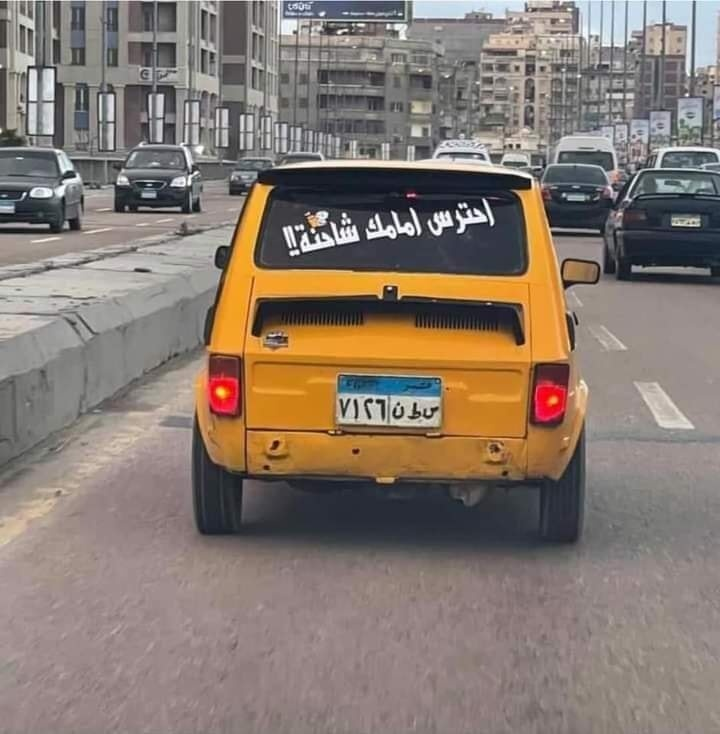
#> input picture Production/Submission Testcases/0001.jpg, 720 x 734 px, found by its file name
$ jupyter execute --allow-errors POC_11.ipynb   (older library calls are emulated)
#> lines starting #> are read from the running program, lines starting #| are printed output that depends on the picture; after the words box and inside, x2 and y2 are one past the last pixel; in counts of white or black regions, pixels touching at a corner belong together; long printed decimals are rounded
### commonfunctions.py


import skimage.io as io
import matplotlib.pyplot as plt
import numpy as np
from skimage.exposure import histogram
from matplotlib.pyplot import bar
from skimage.color import rgb2gray, rgb2hsv

# Convolution:
from scipy.signal import convolve2d
from scipy import fftpack
import math

from skimage.util import random_noise
from skimage.filters import median
from skimage.feature import canny
from skimage.measure import label
from skimage.color import label2rgb


# Edges
from skimage.filters import sobel_h, sobel, sobel_v, roberts, prewitt

# Show the figures / plots inside the notebook


# [26 lines left out: functions show_images, showHist, not called in this run]

# Show the figures / plots inside the notebook


def show_images(images, titles=None):
    # This function is used to show image(s) with titles by sending an array of images and an array of associated titles.
    # images[0] will be drawn with the title titles[0] if exists
    # You aren't required to understand this function, use it as-is.
    n_ims = len(images)
    if titles is None:
        titles = ['(%d)' % i for i in range(1, n_ims + 1)]
    fig = plt.figure()
    n = 1
    for image, title in zip(images, titles):
        a = fig.add_subplot(1, n_ims, n)
        if image.ndim == 2:
            plt.gray()
        plt.imshow(image)
        a.set_title(title)
        n += 1
    fig.set_size_inches(np.array(fig.get_size_inches()) * n_ims)
    plt.show()

### POC_11.ipynb
[cell 1]
import cv2
import numpy as np
from commonfunctions import *
import imutils

[cell 2]
def unsharp_mask(image, sigma=1.0, strength=1.5):
    # Apply Gaussian blur
    blurred = cv2.GaussianBlur(image, (0, 0), sigma)
    # Subtract the blurred image from the original
    sharpened = cv2.addWeighted(image, 1.0 + strength, blurred, -strength, 0)
    return sharpened

[cell 3]
img = cv2.imread('Results3/0001.jpg', cv2.IMREAD_COLOR)
#> img is the input picture: shape (734, 720, 3); mean B, G, R 112.4, 122, 135.5

img_original = img.copy()
gray = cv2.cvtColor(img, cv2.COLOR_BGR2GRAY)
image_copy = gray.copy()

img_threshold = cv2.threshold(gray, 0, 255, cv2.THRESH_BINARY + cv2.THRESH_OTSU)[1]
#> img_threshold: shape (734, 720); 73.8% white; 671 black regions (481 under 20 px), largest, box (x1, y1, x2, y2) and area: (192, 352, 602, 567) 37921, (83, 148, 531, 376) 29932, (541, 155, 720, 287) 13345

img_threshold = cv2.erode(img_threshold, np.ones((6, 6), np.uint8), iterations=1)
#> img_threshold: shape (734, 720); 57.8% white; 62 black regions, largest, box (x1, y1, x2, y2) and area: (0, 0, 720, 570) 190269, (243, 276, 528, 352) 11064, (281, 0, 507, 39) 5168
img_threshold = cv2.dilate(img_threshold, np.ones((1, 20), np.uint8), iterations=1)
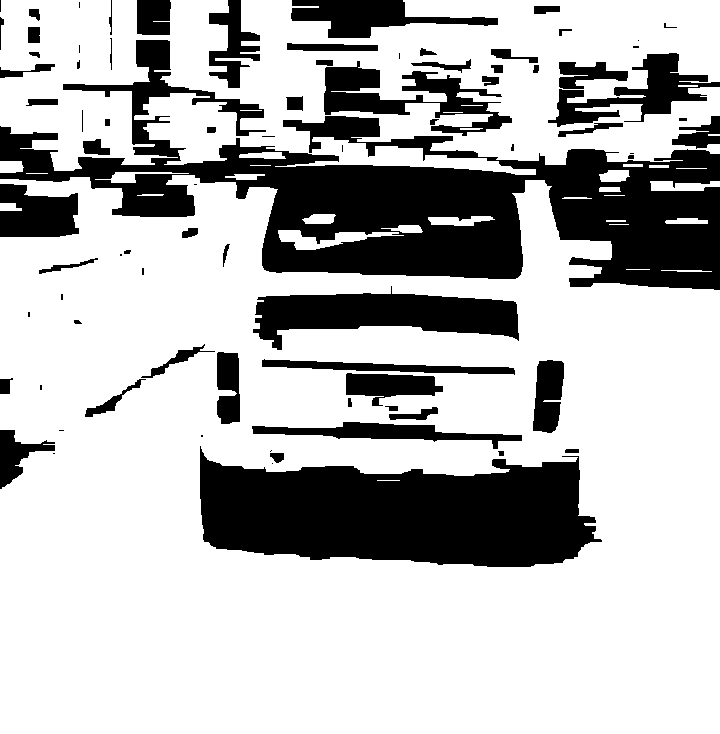
#> img_threshold: shape (734, 720); 72.8% white; 81 black regions (21 under 20 px)

contours, _ = cv2.findContours(img_threshold, cv2.RETR_EXTERNAL, cv2.CHAIN_APPROX_SIMPLE)
#> contours = 30 contours, 10 with area under 20; largest, box (x1, y1, x2, y2) and area: (0, 175, 720, 734) 349328, (0, 0, 720, 175) 90988, (278, 230, 404, 250) 916, (650, 181, 720, 191) 454, (428, 216, 495, 226) 375
max_contour = max(contours, key=cv2.contourArea)
#> max_contour = contour of 375 points, box (x1, y1, x2, y2) (0, 175, 720, 734), area 349328
x, y, w, h = cv2.boundingRect(max_contour)
#> x = 0; y = 175; w = 720; h = 559

aspect_ratio = w / h
#> aspect_ratio = 1.29
print(aspect_ratio)
#| 1.288
mask_found = True
# [10 lines of commented-out code are left out]
show_images([img], ['masked_image'])
#> in show_images, `n_ims = len(images)`: n_ims = 1
#> the loop in show_images, `for image, title in zip(images, titles):` made 1 pass
#> (title, n) on pass 1: ('masked_image', 2)
#> after the loop in show_images, `for image, title in zip(images, titles):`: n = 2

img = cv2.resize(img, (600, 400))
#> img: shape (400, 600, 3)
gray = cv2.resize(gray, (600, 400))
#> gray: shape (400, 600)
# [6 lines of commented-out code are left out]
sharp = unsharp_mask(gray, 10, 5)
show_images([img,gray,sharp], ['img','gray','sharp'])
#> the loop in show_images (call 2), `for image, title in zip(images, titles):` made 3 passes
img = unsharp_mask(img, 10, 5)
show_images([img], ['shap colored'])

[cell 4]
template = cv2.imread('template.jpg', cv2.IMREAD_GRAYSCALE)
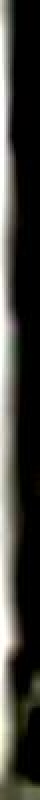
#> input picture template.jpg, 20 x 400 px (shown 2 times larger)
#> template: shape (400, 20); min 0, max 255, mean 63.3
result = cv2.matchTemplate(gray, template, cv2.TM_CCOEFF_NORMED)

threshold = 0.7
locations = np.where(result >= threshold)  # Get all positions with a match score above the threshold
#> locations = (empty array, empty array)
template_height, template_width = template.shape[:2]
#> template_height = 400; template_width = 20
img_cpy = img.copy()
# Draw rectangles around all matches
for pt in zip(*locations[::-1]):  # Switch x and y positions
    bottom_right = (pt[0] + template_width, pt[1] + template_height)
    cv2.rectangle(img_cpy, pt, bottom_right, (0, 255, 0), 2)
#> this loop made 0 passes
show_images([img_cpy], ['img_cpy'])

[cell 5]
def reduce_colors(img, n):
    Z = img.reshape((-1,3))

    # convert to np.float32
    Z = np.float32(Z)

    # define criteria, number of clusters(K) and apply kmeans()
    criteria = (cv2.TERM_CRITERIA_EPS + cv2.TERM_CRITERIA_MAX_ITER, 10, 1.0)
    K = n
    ret,label,center=cv2.kmeans(Z,K,None,criteria,10,cv2.KMEANS_RANDOM_CENTERS)

    # Now convert back into uint8, and make original image
    center = np.uint8(center)
    res = center[label.flatten()]
    res2 = res.reshape((img.shape))

    return res2

[cell 6]
def clean_image(img):
    gray_img = cv2.cvtColor(img, cv2.COLOR_BGR2GRAY)

    resized_img = cv2.resize(gray_img, (600, 400))

    resized_img = cv2.GaussianBlur(resized_img,(5,5),0)
    # show_images([resized_img], ['resized_img'])

    equalized_img = cv2.equalizeHist(resized_img)
    # show_images([equalized_img], ['equalized_img'])


    reduced = cv2.cvtColor(reduce_colors(cv2.cvtColor(equalized_img, cv2.COLOR_GRAY2BGR), 8), cv2.COLOR_BGR2GRAY)
    # show_images([reduced], ['reduced'])

    ret, mask = cv2.threshold(reduced, 64, 255, cv2.THRESH_BINARY)
    # show_images([mask], ['mask'])

    kernel = cv2.getStructuringElement(cv2.MORPH_RECT, (3, 3))


    mask = cv2.erode(mask, kernel, iterations = 1)
    # show_images([mask], ['mask'])

    return mask

[cell 7]
show_images([img], ['img'])
img_reduced = reduce_colors(img, 8)
#> in reduce_colors, `criteria = (cv2.TERM_CRITERIA_EPS + cv2.TERM_CRITERIA_MAX_ITER, 10, 1.0)`: criteria = (3, 10, 1)
#> in reduce_colors, `ret,label,center=cv2.kmeans(Z,K,None,criteria,10,cv2.KMEANS_RANDOM_CEN..`: ret = 270256172; center = [[135.3, 136.9, 150.2], [122.8, 29.62, 8.82], [176.8, 181.2, 194.3], [88.59, 91.27, 97.38], [10.8, 4.67, 4.48], [245.9, 250.8, 250.6], [14.11, 119.3, 230.8], [39.76, 235.3, 254.4]]
#> in reduce_colors, `center = np.uint8(center)`: center = [[135, 136, 150], [122, 29, 8], [176, 181, 194], [88, 91, 97], [10, 4, 4], [245, 250, 250], [14, 119, 230], [39, 235, 254]]
img_cleaned = clean_image(img_original)
#> in clean_image, `equalized_img = cv2.equalizeHist(resized_img)`:
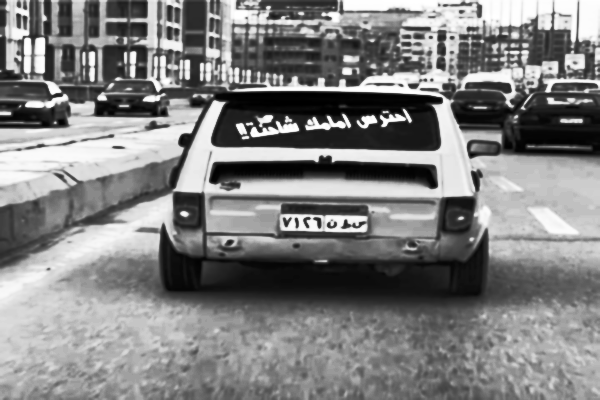
#> equalized_img: shape (400, 600); min 0, max 255, mean 128.8
#> in clean_image, `ret, mask = cv2.threshold(reduced, 64, 255, cv2.THRESH_BINARY)`: mask: shape (400, 600); 75.1% white; 223 black regions (118 under 20 px), largest, box (x1, y1, x2, y2) and area: (160, 192, 502, 309) 17277, (120, 55, 442, 205) 12241, (451, 89, 600, 158) 6991
#> in clean_image, `kernel = cv2.getStructuringElement(cv2.MORPH_RECT, (3, 3))`: kernel = [[1, 1, 1], [1, 1, 1], [1, 1, 1]]
#> in clean_image, `mask = cv2.erode(mask, kernel, iterations = 1)`: mask: shape (400, 600); 68.8% white; 165 black regions (35 under 20 px), largest, box (x1, y1, x2, y2) and area: (159, 191, 503, 310) 18824, (116, 54, 443, 206) 14622, (441, 77, 600, 159) 9221
#> (the rest of this cell did not finish here and is left out)

[cell 8]
img_reduced_gray = cv2.cvtColor(img_reduced, cv2.COLOR_BGR2GRAY)
show_images([img_reduced_gray], ['img_reduced_gray'])

[cell 9]
thresh = cv2.threshold(img_reduced_gray, 0, 255, cv2.THRESH_BINARY + cv2.THRESH_OTSU)[1]
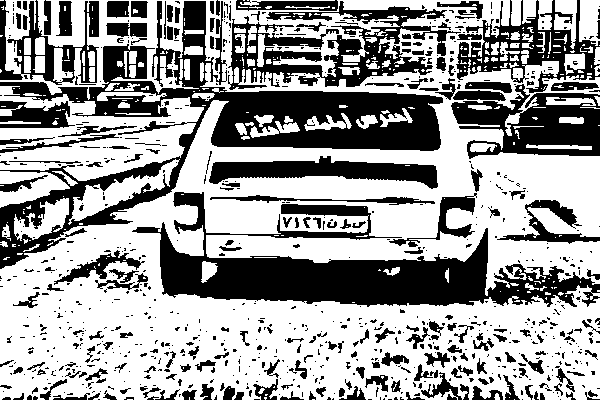
#> thresh: shape (400, 600); 61.5% white; 861 black regions (645 under 20 px), largest, box (x1, y1, x2, y2) and area: (0, 1, 443, 269) 23608, (132, 192, 600, 307) 19229, (228, 1, 461, 90) 7673
# thresh = img_cleaned
# show_images([thresh], ['thresh'])
thresh = cv2.bitwise_not(thresh)
show_images([thresh], ['thresh'])

[cell 10]
kernel_data = np.array([[0, 0, 1, 0, 0],
                        [0, 1, 1, 1, 0],
                        [1, 1, 1, 1, 1],
                        [0, 1, 1, 1, 0],
                        [0, 0, 1, 0, 0]], dtype=np.uint8)
eroded2 = cv2.erode(thresh, kernel_data, iterations=2)
#> eroded2: shape (400, 600); 10.1% white; 128 white regions (79 under 20 px), largest, box (x1, y1, x2, y2) and area: (164, 239, 484, 303) 10300, (215, 95, 437, 147) 6224, (213, 162, 434, 185) 1863
dilated2 = cv2.dilate(eroded2, kernel_data, iterations=1)
#> dilated2: shape (400, 600); 14.9% white; 104 white regions (13 under 20 px)
show_images([eroded2, dilated2], ["eroded2", "dilated2"])

[cell 11]
# [6 lines of commented-out code are left out]

[cell 12]
# get connected components and their stats
connectedComponents = cv2.connectedComponentsWithStats(
            dilated2, 8, cv2.CV_32S)
(numLabels, labels, stats, centroids) = connectedComponents
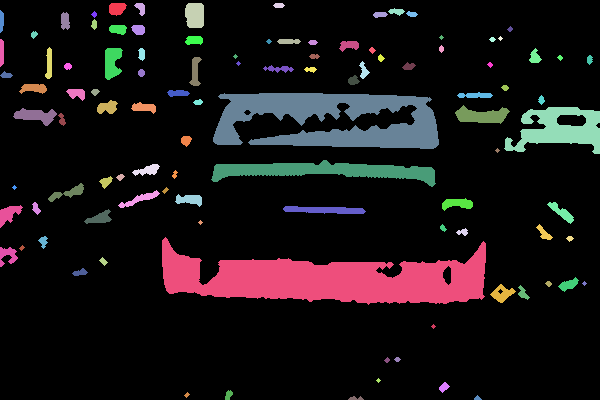
#> labels: shape (400, 600) int32; 105 distinct labels, from 0 to 104; one colour per label, 0 black
#> numLabels = 105; stats = 105 rows, first 6: [0, 0, 600, 400, 204227], [109, 3, 18, 13, 181], [134, 3, 11, 13, 86], [185, 3, 19, 25, 438], [273, 3, 12, 5, 48], [388, 8, 17, 8, 77]; centroids = 105 pairs, first value 1.29 to 589.3, second value 5 to 398
output = img.copy()

for i in range(1, numLabels):
    x = stats[i, cv2.CC_STAT_LEFT]
    y = stats[i, cv2.CC_STAT_TOP]
    w = stats[i, cv2.CC_STAT_WIDTH]
    h = stats[i, cv2.CC_STAT_HEIGHT]
    area = stats[i, cv2.CC_STAT_AREA]
    (cX, cY) = centroids[i]
    cv2.rectangle(output, (x, y), (x + w, y + h), (0, 255, 0), 3)
    cv2.circle(output, (int(cX), int(cY)), 4, (0, 0, 255), -1)
#> this loop made 104 passes
#> (x, y, w, h, area, cX, cY) on passes 1 to 12: (109, 3, 18, 13, 181, 116.6, 8.18), (134, 3, 11, 13, 86, 140.4, 7.84), (185, 3, 19, 25, 438, 194.5, 14.78), (273, 3, 12, 5, 48, 278.5, 5), (388, 8, 17, 8, 77, 396.2, 11.12), (0, 10, 4, 23, 76, 1.29, 20.66), (91, 11, 6, 7, 24, 93.88, 14), (406, 11, 12, 6, 48, 411.5, 13.71), (61, 12, 9, 18, 132, 64.73, 20.63), (373, 12, 15, 6, 68, 379.6, 14.18), (91, 19, 6, 11, 45, 93.87, 24.07), (109, 25, 18, 10, 142, 117.7, 28.88)
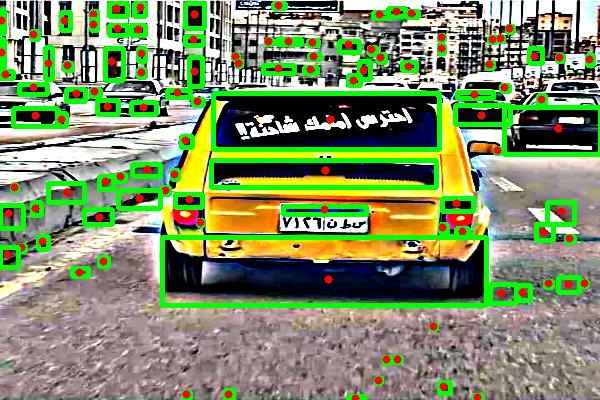
#> output: shape (400, 600, 3); mean B, G, R 100.3, 143.5, 125.9
show_images([output], ["output"])

[cell 13]
cnts = cv2.findContours(dilated2, cv2.RETR_EXTERNAL, cv2.CHAIN_APPROX_SIMPLE)
#> cnts = 104 contours, 23 with area under 20; largest, box (x1, y1, x2, y2) and area: (162, 237, 486, 305) 11747, (213, 93, 439, 149) 7716, (504, 107, 600, 154) 2586, (211, 160, 436, 187) 2563, (455, 105, 510, 124) 564
#use 8 connectivity
cnts = imutils.grab_contours(cnts)
img_copy = img.copy()

for c in cnts:
    (x, y, w, h) = cv2.boundingRect(c)
    # random color
    print(w*h)
    color = np.random.randint(0, 255, size=(3,)).tolist()
    cv2.rectangle(img_copy, (x, y), (x + w, y + h), color, 2)
#> this loop made 104 passes
#> (x, y, w, h, color) on passes 1, 4, 5, 7, 8, 10, 11, 13, 14, 15, 17, 19: (348, 396, 16, 4, [172, 47, 117]), (225, 390, 8, 10, [211, 21, 242]), (439, 382, 11, 11, [36, 87, 70]), (394, 357, 7, 5, [58, 193, 230]), (384, 357, 6, 6, [39, 87, 174]), (518, 285, 12, 15, [25, 77, 72]), (490, 284, 26, 19, [9, 148, 115]), (545, 281, 7, 6, [254, 79, 175]), (558, 277, 21, 15, [192, 82, 99]), (72, 268, 16, 8, [216, 177, 243]), (0, 247, 18, 20, [142, 167, 32]), (162, 237, 324, 68, [127, 32, 31])
#> (c, x, y, w, h, color) on passes 2, 3, 6, 9, 12, 16: ([[477, 395], [474, 398], [474, 399], [481, 399]], 474, 395, 8, 5, [192, 67, 251]), ([[187, 392], [184, 395], [186, 397], [189, 394]], 184, 392, 6, 6, [195, 103, 9]), ([[378, 378], [376, 380], [378, 382], [380, 380]], 376, 378, 5, 5, [216, 88, 140]), ([[433, 324], [431, 326], [433, 328], [435, 326]], 431, 324, 5, 5, [88, 81, 165]), ([[584, 281], [582, 283], [584, 285], [586, 283]], 582, 281, 5, 5, [208, 243, 197]), ([[102, 257], [99, 260], [104, 265], [107, 262]], 99, 257, 9, 9, [29, 147, 147])
#| 64
#| 40
#| 36
#| 80
#| 121
#| 25
#| 35
#| 36
#> (further printed lines are left out)
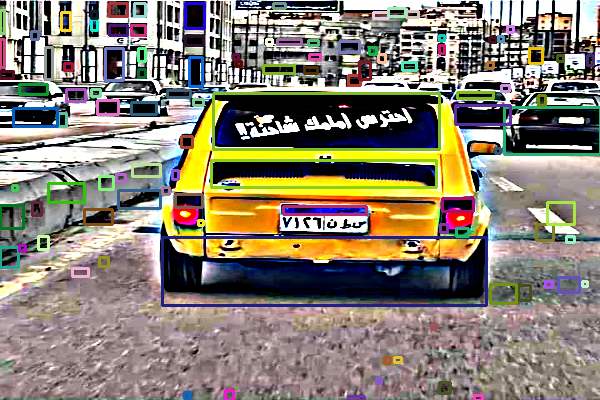
#> img_copy: shape (400, 600, 3); mean B, G, R 114.9, 128.1, 136.4
show_images([img_copy], ['contours'])

img_filled = np.zeros_like(img)
print(img_filled.shape)
#| (400, 600, 3)
for c in cnts:
    x, y, w, h = cv2.boundingRect(c)
    print(x,y,w,h)
    aspect_ratio = w/h
    area = w*h
    print(area, aspect_ratio)
    if 0 < aspect_ratio < 1.4 and 500 < area < 50000:
        cv2.rectangle(img_filled, (x,y), (x+w,y+h), (255,255,255), thickness=cv2.FILLED)
        print('filled')
    else:
        print('not filled')
#> this loop made 104 passes
#> c on passes 2, 3, 6, 9, 12, 16, 18, 25, 34, 35, 42: [[477, 395], [474, 398], [474, 399], [481, 399]], [[187, 392], [184, 395], [186, 397], [189, 394]], [[378, 378], [376, 380], [378, 382], [380, 380]], [[433, 324], [431, 326], [433, 328], [435, 326]], [[584, 281], [582, 283], [584, 285], [586, 283]], [[102, 257], [99, 260], [104, 265], [107, 262]], [[22, 245], [19, 248], [21, 250], [24, 247]], [[200, 220], [198, 222], [200, 224], [202, 222]], [[166, 187], [162, 191], [164, 193], [168, 189]], [[14, 185], [12, 187], [14, 189], [16, 187]], [[497, 148], [495, 150], [497, 152], [499, 150]]
#> (printed output is left out)
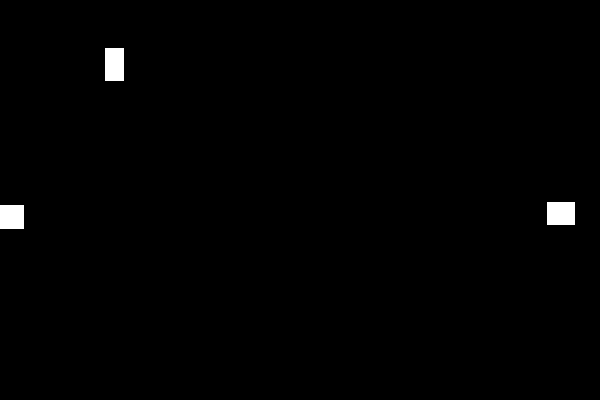
#> img_filled: shape (400, 600, 3); 0.77% white; 3 white regions, box (x1, y1, x2, y2) and area: (547, 202, 575, 225) 644, (105, 48, 124, 81) 627, (0, 205, 24, 229) 576
show_images([img_filled], ['filled contours'])
img_filled = cv2.morphologyEx(img_filled, cv2.MORPH_DILATE,
                              cv2.getStructuringElement(cv2.MORPH_RECT, (1,10)),iterations=5)
#> img_filled: shape (400, 600, 3); 2.1% white; 3 white regions, box (x1, y1, x2, y2) and area: (547, 182, 575, 250) 1904, (0, 185, 24, 254) 1656, (105, 28, 124, 106) 1482
img_filled = cv2.cvtColor(img_filled, cv2.COLOR_BGR2GRAY)
show_images([img_filled], ['filled contours'])

# find contours of filled image
cnts2 = cv2.findContours(img_filled, cv2.RETR_EXTERNAL, cv2.CHAIN_APPROX_SIMPLE)
cnts2 = imutils.grab_contours(cnts2)
rectangles = []
for c in cnts2:
    (x, y, w, h) = cv2.boundingRect(c)
    rectangles.append((x,y,w,h))
#> this loop made 3 passes
#> c on passes 1 to 3: [[0, 185], [0, 253], [23, 253], [23, 185]], [[547, 182], [547, 249], [574, 249], [574, 182]], [[105, 28], [105, 105], [123, 105], [123, 28]]

img_copy = img.copy()
image_area = img.shape[0]*img.shape[1]
img_width = img.shape[1]
final_rectangles = []
for r in rectangles:
    if r is not None:
        (x, y, w, h) = r
        # random color
        aspect_ratio = w/h
        area = w*h
        print(aspect_ratio,area)
        if w < 0.6*h and 1500 < area < image_area/5 and  img_width/50< w:
            final_rectangles.append(r)
            color = np.random.randint(0, 255, size=(3,)).tolist()
            cv2.rectangle(img_copy, (x, y), (x + w, y + h), color, 5)
#> this loop made 3 passes
#> r on passes 1 to 3: (0, 185, 24, 69), (547, 182, 28, 68), (105, 28, 19, 78)
#| 0.3478 1656
#| 0.4118 1904
#| 0.2436 1482
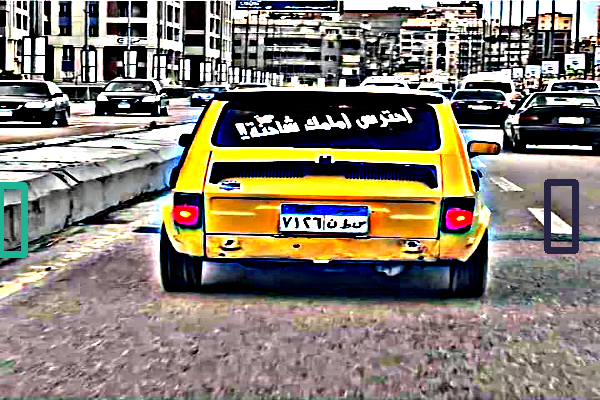
#> img_copy: shape (400, 600, 3); mean B, G, R 112.5, 125, 134
show_images([img_copy], ['merged rectangles'])

[cell 14]
import os
from sklearn import neighbors
from sklearn.model_selection import train_test_split
from sklearn.metrics import classification_report
from skimage import feature

#joblib is used to save the model
import joblib

[cell 15]
# [45 lines left out: function train_knn_model, not called in this run]

[cell 16]
# [35 lines left out: function compute_threshold, not called in this run]

[cell 17]
# model = train_knn_model('Chars_DataSet')
# joblib.dump(model, 'model_2.pkl')

#> (a cell that did not finish here is left out)

#> (a cell that did not finish here is left out)

[cell 20]
# model_threshold = compute_threshold('Chars_DataSet',knn_model)

[cell 21]
# print(model_threshold)
model_threshold = 1.5

[cell 22]
final_rectangles = sorted(final_rectangles, key=lambda x: -x[0])
license_plate = ''
print(len(final_rectangles))
#| 2
#> (the rest of this cell did not finish here and is left out)
